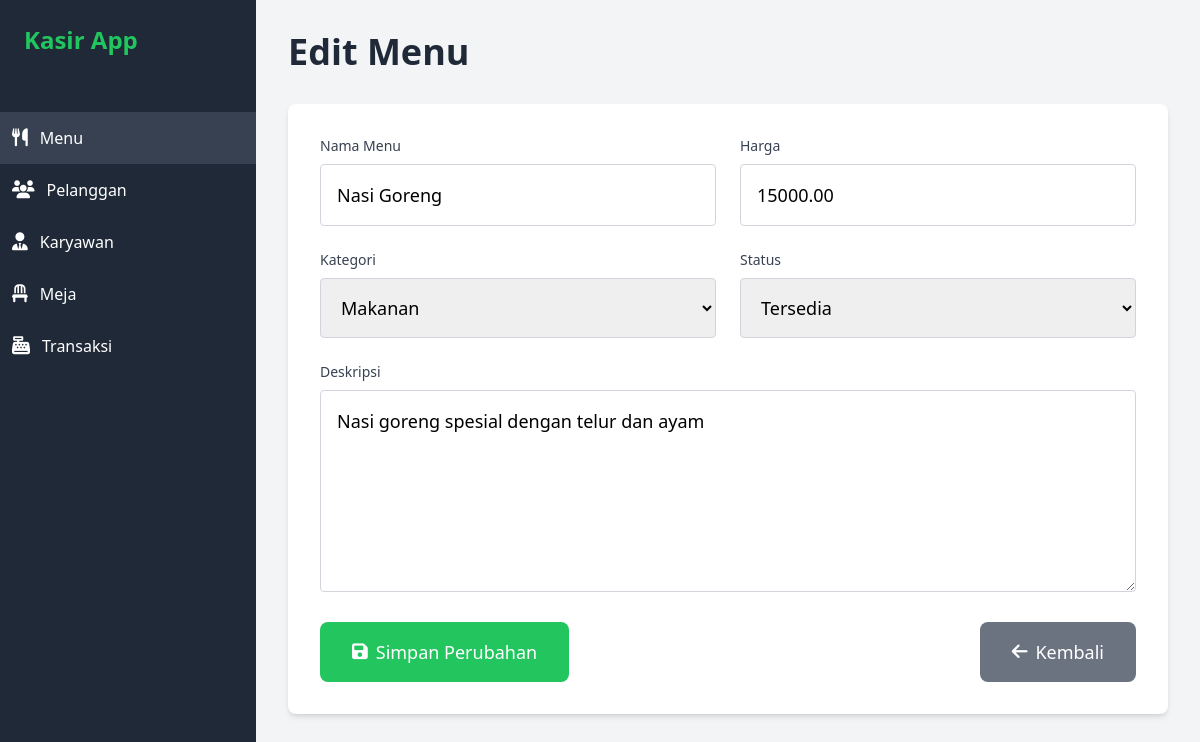
Page /menu/edit.php?id=1 on the committed database.
### tables this page shows
CREATE TABLE menu (
    id_menu INT AUTO_INCREMENT PRIMARY KEY,
    nama_menu VARCHAR(100) NOT NULL,
    harga DECIMAL(10,2) NOT NULL,
    kategori ENUM('Makanan', 'Minuman', 'Dessert') NOT NULL,
    deskripsi TEXT,
    gambar VARCHAR(255),
    status ENUM('Tersedia', 'Habis') NOT NULL DEFAULT 'Tersedia'
);

### menu/edit.php (the view, shortened to what this page needs)
<?php
include '../includes/db.php';
$id_menu = $_GET['id'] ?? null;
$sql = "SELECT * FROM menu WHERE id_menu=$id_menu";
$result = $conn->query($sql);
$menu = $result->fetch_assoc();
?>
<!DOCTYPE html>
<html lang="en">
<head>
    <link rel="stylesheet" href="https://cdnjs.cloudflare.com/ajax/libs/font-awesome/6.5.1/css/all.min.css">
    <script src="https://cdn.tailwindcss.com"></script>
</head>
<body class="bg-gray-100">
    <div class="w-64 bg-gray-800 text-white min-h-screen fixed top-0 left-0">
        <div class="p-6">
            <h1 class="text-2xl font-bold text-green-500">Kasir App</h1>
        </div>
        <ul class="mt-8">
            <li class="p-3 hover:bg-gray-700 cursor-pointer flex items-center gap-3 bg-gray-700">
                <i class="fas fa-utensils text-lg"></i>
                <a href="../menu/menu.php" class="block flex-grow">Menu</a>
            </li>
            <li class="p-3 hover:bg-gray-700 cursor-pointer flex items-center gap-3">
                <i class="fas fa-users text-lg"></i>
                <a href="../pelanggan/pelanggan.php" class="block flex-grow">Pelanggan</a>
            </li>
            <li class="p-3 hover:bg-gray-700 cursor-pointer flex items-center gap-3">
                <i class="fas fa-user-tie text-lg"></i>
                <a href="../karyawan/karyawan.php" class="block flex-grow">Karyawan</a>
            </li>
            <li class="p-3 hover:bg-gray-700 cursor-pointer flex items-center gap-3">
                <i class="fas fa-chair text-lg"></i>
                <a href="../meja/meja.php" class="block flex-grow">Meja</a>
            </li>
            <li class="p-3 hover:bg-gray-700 cursor-pointer flex items-center gap-3">
                <i class="fas fa-cash-register text-lg"></i>
                <a href="../transaksi/transaksi.php" class="block flex-grow">Transaksi</a>
            </li>
        </ul>
    </div>
    <div class="ml-64 p-8">
        <h1 class="text-4xl font-bold text-gray-800 mb-8">Edit Menu</h1>
        <form method="POST" class="bg-white shadow-md rounded-lg p-8 max-w-4xl space-y-6">
            <div class="grid grid-cols-1 md:grid-cols-2 gap-6">
                <div>
                    <label class="block text-sm font-medium text-gray-700 mb-2">Nama Menu</label>
                    <input type="text" name="nama_menu" value="<?php echo htmlspecialchars($menu['nama_menu']); ?>" class="w-full p-4 border border-gray-300 rounded focus:outline-none focus:ring-2 focus:ring-green-500 text-lg" required>
                </div>
                <div>
                    <label class="block text-sm font-medium text-gray-700 mb-2">Harga</label>
                    <input type="number" name="harga" value="<?php echo htmlspecialchars($menu['harga']); ?>" class="w-full p-4 border border-gray-300 rounded focus:outline-none focus:ring-2 focus:ring-green-500 text-lg" required>
                </div>
                <div>
                    <label class="block text-sm font-medium text-gray-700 mb-2">Kategori</label>
                    <select name="kategori" class="w-full p-4 border border-gray-300 rounded focus:outline-none focus:ring-2 focus:ring-green-500 text-lg">
                        <option value="Makanan" <?php echo $menu['kategori'] == 'Makanan' ? 'selected' : ''; ?>>Makanan</option>
                    </select>
                </div>
                <div>
                    <label class="block text-sm font-medium text-gray-700 mb-2">Status</label>
                    <select name="status" class="w-full p-4 border border-gray-300 rounded focus:outline-none focus:ring-2 focus:ring-green-500 text-lg">
                        <option value="Tersedia" <?php echo $menu['status'] == 'Tersedia' ? 'selected' : ''; ?>>Tersedia</option>
                    </select>
                </div>
            </div>
            <div>
                <label class="block text-sm font-medium text-gray-700 mb-2">Deskripsi</label>
                <textarea name="deskripsi" rows="6" class="w-full p-4 border border-gray-300 rounded focus:outline-none focus:ring-2 focus:ring-green-500 text-lg"><?php echo htmlspecialchars($menu['deskripsi']); ?></textarea>
            </div>
            <div class="flex justify-between mt-6">
                <button type="submit" name="update" class="bg-green-500 text-white px-8 py-4 rounded-lg flex items-center gap-2 hover:bg-green-600 transition duration-300 text-lg">
                    <i class="fas fa-save"></i>
                    <span>Simpan Perubahan</span>
                </button>
                <a href="menu.php" class="bg-gray-500 text-white px-8 py-4 rounded-lg flex items-center gap-2 hover:bg-gray-600 transition duration-300 text-lg">
                    <i class="fas fa-arrow-left"></i>
                    <span>Kembali</span>
                </a>
            </div>
        </form>
    </div>
</body>
</html>

### rows in the picture
menu: nama_menu "Nasi Goreng", harga "15000.00", kategori "Makanan", status "Tersedia", deskripsi "Nasi goreng spesial dengan telur dan ayam"
